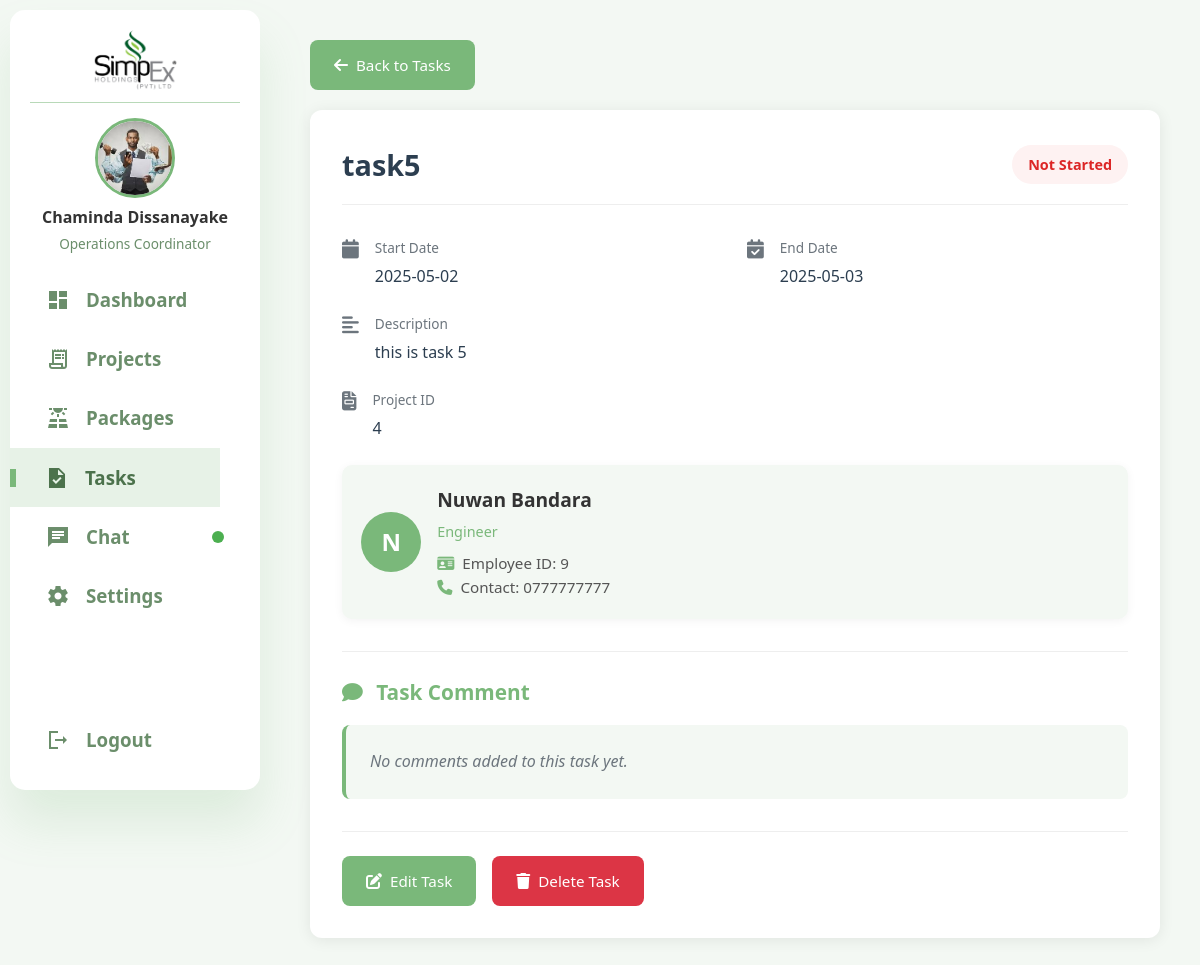
The app's page /operationsCoordinator/viewTask/6 (signed in) with its own data.
### tables this page shows
CREATE TABLE `tasks` (
  `id` int NOT NULL,
  `title` varchar(255) NOT NULL,
  `description` text,
  `start_date` date DEFAULT NULL,
  `end_date` date DEFAULT NULL,
  `project_id` int DEFAULT NULL,
  `employee_id` int DEFAULT NULL,
  `status` enum('not_started','in_progress','completed') NOT NULL DEFAULT 'not_started',
  `comment` varchar(255) DEFAULT NULL,
  `created_at` datetime NOT NULL DEFAULT CURRENT_TIMESTAMP,
  `updated_at` timestamp NOT NULL DEFAULT CURRENT_TIMESTAMP ON UPDATE CURRENT_TIMESTAMP
);

CREATE TABLE `users` (
  `user_id` int NOT NULL,
  `name` varchar(100) NOT NULL,
  `email` varchar(100) NOT NULL,
  `password` varchar(255) NOT NULL,
  `phone` varchar(15) DEFAULT NULL,
  `role` enum('customer','admin','chiefCoordinator','operationsCoordinator','hRAdministrator','supplierCoordinator','employee') NOT NULL,
  `created_at` timestamp NOT NULL DEFAULT CURRENT_TIMESTAMP,
  `updated_at` timestamp NOT NULL DEFAULT CURRENT_TIMESTAMP ON UPDATE CURRENT_TIMESTAMP,
  `profile_picture` varchar(255) DEFAULT NULL
);

CREATE TABLE `employees` (
  `employee_id` int NOT NULL,
  `user_id` int NOT NULL,
  `role` enum('technician','deliveryPerson','engineer','clerk') NOT NULL,
  `address` text NOT NULL,
  `created_at` timestamp NOT NULL DEFAULT CURRENT_TIMESTAMP,
  `updated_at` timestamp NOT NULL DEFAULT CURRENT_TIMESTAMP ON UPDATE CURRENT_TIMESTAMP
);

### app/libraries/Core.php (called while the page is built, shortened)
<?php
class Core{
    protected $currentMethod = 'index';
    public function __construct(){
        $url = $this->getUrl();
        if (isset($url[0]) && file_exists('../app/controllers/' . ucwords($url[0]) . '.php')) {
            unset($url[0]);
        } else if (isset($url[0])) {
            $this->handle404();
            return;
        }
        $this->currentController = new $this->currentController;
        if(isset($url[1])){
            if(method_exists($this->currentController, $url[1])){
                $this->currentMethod= $url[1];
                unset($url[1]);
            } else {
                $this->handle404();
                return;
            }
        }
        $this->params= $url ? array_values($url) : [];
        call_user_func_array([$this->currentController, $this->currentMethod], $this->params);
    }
    public function getUrl(){
        if (isset($_GET['url'])){
            $url = rtrim($_GET['url'], '/');
            $url = filter_var($url, FILTER_SANITIZE_URL);
            $url = explode('/', $url);
            return $url;
        }
        return [];
    }
}
?>

### public/index.php (called while the page is built, shortened)
<?php
   $init = new Core;
?>

### app/libraries/Database.php (called while the page is built, shortened)
<?php
    class Database{
        private $host= DB_HOST;
        private $user= DB_USER;
        private $password= DB_PASSWORD;
        private $dbname= DB_NAME;
        private $dbh;
        private $statement;
        public function __construct(){
            $dsn = 'mysql:host=' . $this->host . ';dbname=' . $this->dbname;
            $options= array(
                PDO::ATTR_PERSISTENT=>true,
                PDO::ATTR_ERRMODE=> PDO::ERRMODE_EXCEPTION
            );
            try{
                $this->dbh= new PDO($dsn, $this->user, $this->password, $options);
            }
            catch(PDOException $e){
                $this->error= $e->getMessage();
                echo $this->error;
            }
        }
        public function query($sql){
            $this->statement= $this->dbh->prepare($sql);
        }
        public function bind($param, $value,$type=NULL){
            if(is_null($type)){
                switch(true){
                    default:
                    $type= PDO::PARAM_STR;
                }
            }
            $this->statement->bindValue($param, $value, $type);
        }
        public function execute(){
            try {
                return $this->statement->execute();
            } catch (PDOException $e) {
                error_log("Database error: " . $e->getMessage());
                return false;
            }
        }
        public function single(){
            $this->execute();
            return $this->statement->fetch(PDO::FETCH_OBJ);
        }
    }
?>

### app/models/M_Tasks.php (called while the page is built, shortened)
<?php
class M_Tasks
{
    private $db;
    public function __construct()
    {
        $this->db = new Database();
    }
    public function getTaskById($taskId) {
        $this->db->query('SELECT t.*, u.name as employee_name, u.phone, u.profile_picture, e.role as employee_role
                  FROM tasks t
                  JOIN employees e ON t.employee_id = e.employee_id
                  JOIN users u ON e.user_id = u.user_id
                  WHERE t.id = :id');
        $this->db->bind(':id', $taskId);
        return $this->db->single();
    }
}

### app/views/operationsCoordinator/v_viewTask.php (the view, shortened to what this page needs)
<link rel="stylesheet" href="<?php echo URLROOT; ?>/css/operationsCoordinator/viewTasks.css">
</head>
<body data-user-role="operationsCoordinator" data-user-id="<?php echo $_SESSION['user_id']; ?>" data-urlroot="<?php echo URLROOT; ?>">
    <div class="dashboard-container">
        <div class="sidebar" id="sidebar">
            <div class="company-logo">
                <img src="<?php echo URLROOT; ?>/public/assets/simpex-logo-sidebar.png" alt="Simpex Solar Logo">
            </div>
            <div class="user-profile">
                <img src="<?php echo isset($_SESSION['user_picture']) && !empty($_SESSION['user_picture']) ? URLROOT . '/public/uploads/profile_pictures/' . $_SESSION['user_picture'] : URLROOT . '/public/assets/profile.png'; ?>" alt="User profile picture" class="profile-picture" />
                <div class="user-info">
                    <h4><?php echo isset($_SESSION['user_name']) ? $_SESSION['user_name'] : 'User Name'; ?></h4>
                    <p>Operations Coordinator</p>
                </div>
            </div>
            <a href="<?php echo URLROOT ?>/operationsCoordinator/dashboard">
                <span class="material-icons-sharp">dashboard</span>
                <h3>Dashboard</h3>
            </a>
            <a href="<?php echo URLROOT ?>/operationsCoordinator/manageAproject">
                <span class="material-icons-sharp">receipt_long</span>
                <h3>Projects</h3>
            </a>
            <a href="<?php echo URLROOT ?>/operationsCoordinator/managePackages">
                <span class="material-icons-sharp">solar_power</span>
                <h3>Packages</h3>
            </a>
            <a href="<?php echo URLROOT ?>/operationsCoordinator/tasks" class="active">
                <span class="material-icons-sharp">task</span>
                <h3>Tasks</h3>
            </a>
            <a href="<?php echo URLROOT ?>/operationsCoordinator/chat" class="<?php echo (strpos($_SERVER['REQUEST_URI'], 'chat') !== false) ? 'active' : ''; ?>">
                <span class="material-icons-sharp">chat</span>
                <h3>Chat</h3>
                <span class="notification-dot" style="display: <?php echo (isset($_SESSION['total_unread_count']) && $_SESSION['total_unread_count'] > 0) ? 'block' : 'none'; ?>;"></span>
            </a>
            <a href="<?php echo URLROOT ?>/operationsCoordinator/settings">
                <span class="material-icons-sharp">settings</span>
                <h3>Settings</h3>
            </a>
            <a href="<?php echo URLROOT; ?>/users/logout">
                <span class="material-icons-sharp">logout</span>
                <h3>Logout</h3>
            </a>
        </div>
        <div class="main-content">
            <div class="container task-view">
                <div class="header-actions">
                    <a href="<?php echo URLROOT; ?>/operationsCoordinator/tasks" class="btn btn-back">
                        <i class="fas fa-arrow-left"></i> Back to Tasks
                    </a>
                </div>
                <div class="task-card">
                    <div class="task-header">
                        <h1 class="task-title"><?php echo $data['task']->title; ?></h1>
                        <span class="task-status <?php echo strtolower($data['task']->status); ?>">
                            <?php echo str_replace('_', ' ', ucfirst($data['task']->status)); ?>
                        </span>
                    </div>
                    <div class="task-details">
                        <div class="detail-group">
                            <div class="detail-item">
                                <i class="fas fa-calendar"></i>
                                <div class="detail-content">
                                    <label>Start Date</label>
                                    <p><?php echo $data['task']->start_date; ?></p>
                                </div>
                            </div>
                            <div class="detail-item">
                                <i class="fas fa-calendar-check"></i>
                                <div class="detail-content">
                                    <label>End Date</label>
                                    <p><?php echo $data['task']->end_date; ?></p>
                                </div>
                            </div>
                        </div>
                        <div class="detail-item description">
                            <i class="fas fa-align-left"></i>
                            <div class="detail-content">
                                <label>Description</label>
                                <p><?php echo $data['task']->description; ?></p>
                            </div>
                        </div>
                        <div class="detail-group">
                            <div class="detail-item">
                                <i class="fas fa-file-invoice"></i>
                                <div class="detail-content">
                                    <label>Project ID</label>
                                    <p><?php echo $data['task']->project_id; ?></p>
                                </div>
                            </div>
                        </div>
                        <div class="employee-card">
                            <div class="employee-avatar">
                                <?php if(isset($data['task']->profile_picture) && !empty($data['task']->profile_picture)): ?>
                                    <img src="<?php echo URLROOT; ?>/public/uploads/profile_pictures/<?php echo $data['task']->profile_picture; ?>" alt="Employee Profile">
                                <?php else: ?>
                                    <?php echo substr($data['task']->employee_name, 0, 1); ?>
                                <?php endif; ?>
                            </div>
                            <div class="employee-info">
                                <h3 class="employee-name"><?php echo $data['task']->employee_name; ?></h3>
                                <p class="employee-role"><?php echo ucwords(preg_replace('/([a-z])([A-Z])/', '$1 $2', $data['task']->employee_role)); ?></p>
                                <div class="employee-contact">
                                    <i class="fas fa-id-card"></i>
                                    <span>Employee ID: <?php echo $data['task']->employee_id; ?></span>
                                </div>
                                <div class="employee-contact">
                                    <i class="fas fa-phone"></i>
                                    <span>Contact: <?php echo isset($data['task']->phone) && !empty($data['task']->phone) ? $data['task']->phone : 'Not provided'; ?></span>
                                </div>
                            </div>
                        </div>
                        <div class="comment-section">
                            <h3><i class="fas fa-comment"></i> Task Comment</h3>
                            <div class="comment-content">
                                <?php if (!empty($data['task']->comment)): ?>
                                    <?php echo $data['task']->comment; ?>
                                <?php else: ?>
                                    <p class="no-comment">No comments added to this task yet.</p>
                                <?php endif; ?>
                            </div>
                        </div>
                    </div>
                    <div class="action-buttons">
                        <a href="<?php echo URLROOT; ?>/operationsCoordinator/editTask/<?php echo $data['task']->id; ?>"
                            class="btn btn-edit">
                            <i class="fas fa-edit"></i> Edit Task
                        </a>
                        <a href="<?php echo URLROOT; ?>/operationsCoordinator/deleteTask/<?php echo $data['task']->id; ?>"
                            class="btn btn-danger"
                            onclick="return confirm('Are you sure you want to delete this task?');">
                            <i class="fas fa-trash"></i> Delete Task
                        </a>
                    </div>
                </div>
            </div>
        </div>
    </div>

### public/css/operationsCoordinator/styles.css (style rules this page uses)
:root { --theme-color: #7ab87a; --white: #fff; --sidebar-background: #f3f8f3; --sidebar-link-hover: rgba(122, 184, 122, 0.18); --sidebar-link-color: #6b8e6b; --sidebar-link-active-bg: rgba(122, 184, 122, 0.18); --sidebar-link-active-color: #4c724c; --text-color: #333; --success-color: #6fd649; --warning-color: #ffc107; --danger-color: #dc3545; }
* { box-sizing: border-box; margin: 0; padding: 0; }
body { font-family: "Segoe UI", Tahoma, Geneva, Verdana, sans-serif; line-height: 1.6; color: var(--text-color); background-color: var(--sidebar-background); }
.dashboard-container { display: flex; min-height: 100vh; }
.sidebar { width: 250px; background-color: var(--white); padding: 20px; display: flex; flex-direction: column; border-radius: 15px; box-shadow: 0 2rem 3rem var(--sidebar-link-hover); height: calc(100vh - 20px); justify-content: flex-start; transition: all 0.3s ease-in-out; margin: 10px; z-index: 1000; text-decoration: none; position: -webkit-sticky; position: sticky; top: 10px; overflow-y: auto; overflow-x: hidden; }
.sidebar a { display: flex; align-items: center; color: var(--sidebar-link-color); height: 3.7rem; gap: 1rem; position: relative; transition: all 0.3s ease; width: 100%; padding-left: 1rem; text-decoration: none; }
.sidebar a:last-child { margin-top: auto; }
.sidebar a.active { width: 100%; color: var(--sidebar-link-active-color); background-color: var(--sidebar-link-active-bg); margin-left: -20px; padding-right: 0px; padding-left: 35px; }
.sidebar a.active::before { content: ""; width: 6px; height: 18px; background-color: var(--theme-color); position: absolute; left: 0px; }
.company-logo { text-align: center; padding: 0; border-bottom: 1px solid rgba(122, 184, 122, 0.534); margin-bottom: 15px; }
.company-logo img { max-width: 40%; height: auto; }
.user-profile { display: flex; flex-direction: column; align-items: center; margin-bottom: 15px; padding:0; border-bottom: 1px solid rgba(255, 255, 255, 0.1); }
.profile-picture { width: 80px; height: 80px; border-radius: 50%; object-fit: cover; margin-bottom: 5px; border: 3px solid var(--theme-color); }
.user-info { text-align: center; }
.user-info h4 { margin: 2px 0; color: var(--text-color); font-weight:700; text-transform: capitalize; }
.user-info p { margin: 0; color: var(--sidebar-link-color); font-size: 0.85rem; font-weight: 500; }
.main-content { flex-grow: 1; padding: 20px; overflow-y: auto; }
.container { max-width: 1200px; margin: 0 auto; padding: 20px; }

### public/css/notification.css (style rules this page uses)
.notification-dot { width: 12px; height: 12px; background-color: #4CAF50; border-radius: 50%; position: absolute; right: 16px; top: 50%; transform: translateY(-50%); }
.sidebar a { position: relative; }

### records on screen
tasks: title "task5", status "Not Started", start_date "2025-05-02", end_date "2025-05-03", description "this is task 5", project "4", users.name "N", users.name "Nuwan Bandara", employee.role "Engineer", employee "9", users.phone "0777777777"

### other values on screen
$_SESSION['user_name'] "Chaminda Dissanayake"
